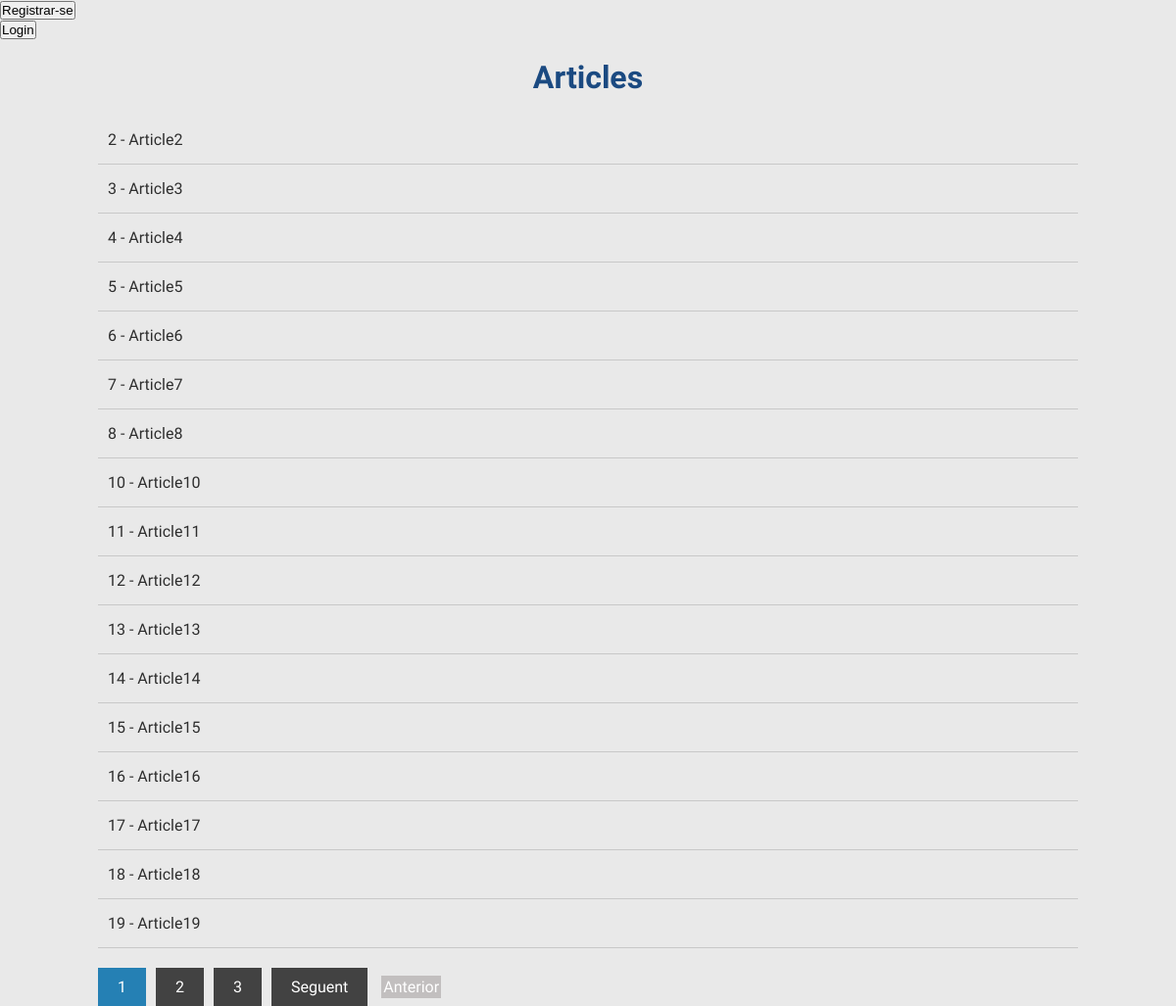
/Controlador/index.php, run on the app's committed database.
### tables this page shows
CREATE TABLE IF NOT EXISTS `articles` (
  `id` int(11) NOT NULL AUTO_INCREMENT,
  `article` text DEFAULT NULL,
  `usuari_id` int(11) DEFAULT NULL,
  PRIMARY KEY (`id`),
  KEY `articles_ibfk_1` (`usuari_id`)
);

### Controlador/index.php (the view, shortened to what this page needs)
<?php
$connexio = connexio();
function paginacio($paginas, $pagina_actual){
    for ($x = 1; $x <= $paginas; $x++) {
        echo '<li class="' . ($x == $pagina_actual ? "active" : "") . '"><a href="index.php?pagina=' . $x . '">' . $x . '</a></li>';
        $nom_pagina = $x;
    }
    if ($pagina_actual != $nom_pagina) {
        $url = "index.php?pagina=" . ($pagina_actual+1);
        echo "<li><a href=\"$url\">Seguent</a></li>\n";
    }else{
        echo '<li class="' . ("disabled") . '">Seguent</li>';
    }
    if($pagina_actual > 1){
        $url = "index.php?pagina=" . ($pagina_actual-1);
        echo "<li><a href=\"$url\">Anterior</a></li>\n";
    }else{
        echo '<li class="' . ("disabled") . '">Anterior</li>';
    }
}
function mostrar_dades($connexio, $pagina_actual){
    $statement = $connexio->prepare("SELECT * FROM articles WHERE usuari_id IS NULL ");
    $statement->execute();
    while ($row = $statement->fetch(PDO::FETCH_ASSOC)) {
        echo '<li>' . $row["id"] . " - " . $row["article"] . '</li>';
    }
}
try {
    $num_total_registros = $connexio->query("SELECT COUNT(*) FROM articles")->fetchColumn();
} catch (PDOException $e) {
    echo "Error: " . $e->getMessage();
}
require '../Vista/index.vista.php';
?>

### Vista/index.vista.php (shortened to what this page needs)
<!DOCTYPE html>
<html lang="en">
<head>
    <link rel="stylesheet" href="../estils.css">
</head>
<body>
    <form action="../Vista/registrar.vista.php" method="post">
    <input type="submit" value="Registrar-se">
    </form>
    <form action="../Vista/login.vista.php" method="post">
    <input type="submit" value="Login">
    </form>
    <div class="contenidor">
        <h1>Articles</h1>
        <section class="articles">
            <ul>
                <?php mostrar_dades($connexio, $pagina_actual) ?>
            </ul>
        </section>
        <section class="paginacio">
            <ul >
                <?php paginacio($paginas, $pagina_actual) ?>
            </ul>
        </section>
    </div>
</body>
</html>

### estils.css (style rules this page uses)
* { margin: 0; padding: 0; -webkit-box-sizing: border-box; -moz-box-sizing: border-box; box-sizing: border-box; }
body { background: #e9e9e9; color: #2e2e2e; font-family: 'Open Sans Condensed', sans-serif; }
.contenidor { width: 90%; max-width: 1000px; margin: auto; }
h1 { margin: 20px 0; text-align: center; font-family: 'Open Sans Condensed', sans-serif; color: #1b4a81; font-weight: black; }
.contenidor .articles { margin-bottom: 20px; }
.contenidor .articles ul { list-style: none; }
.contenidor .articles ul li { padding:15px 10px; border-bottom: 1px solid #c8c8c8; }
.paginacio ul { list-style: none; }
.paginacio ul li { display: inline-block; margin-right: 10px; }
.paginacio ul .active a { background: #2580b4; }
.paginacio ul .disabled { background: #c2bfbf; display: inline-block; font-family: 'Open Sans Condensed', sans-serif; padding: 2px 2px; cursor:not-allowed; color:#fff; text-decoration: none; }
.paginacio ul li a { display: inline-block; font-family: 'Open Sans Condensed', sans-serif; padding: 10px 20px; background: #424242; color:#fff; text-decoration: none; }

### data on the page
articles: id "2", article "Article2"
articles: id "3", article "Article3"
articles: id "4", article "Article4"
articles: id "5", article "Article5"
articles: id "6", article "Article6"
articles: id "7", article "Article7"
articles: id "8", article "Article8"
articles: id "10", article "Article10"
articles: id "11", article "Article11"
articles: id "12", article "Article12"
articles: id "13", article "Article13"
articles: id "14", article "Article14"
articles: id "15", article "Article15"
articles: id "16", article "Article16"
articles: id "17", article "Article17"
articles: id "18", article "Article18"
articles: id "19", article "Article19"
